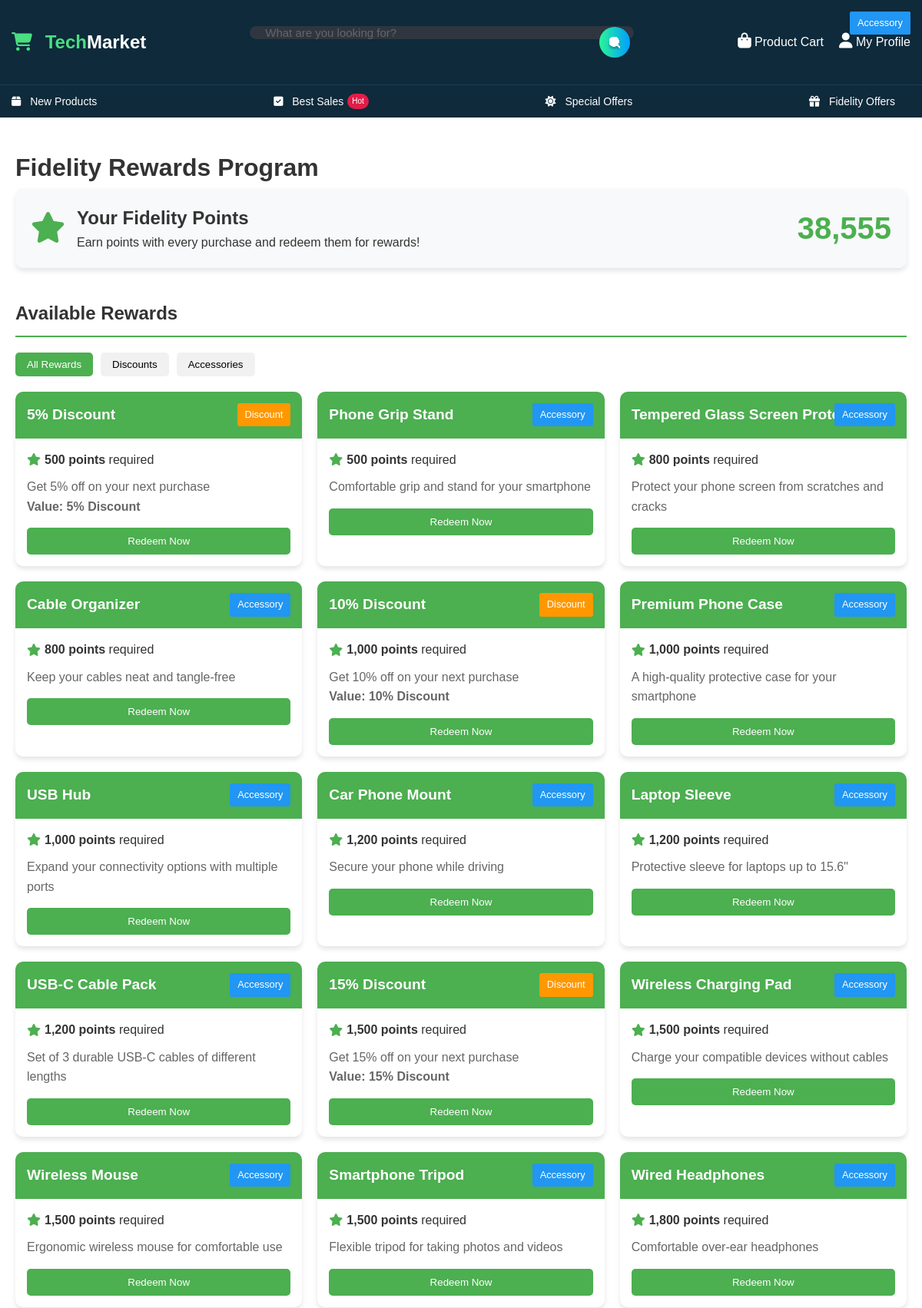
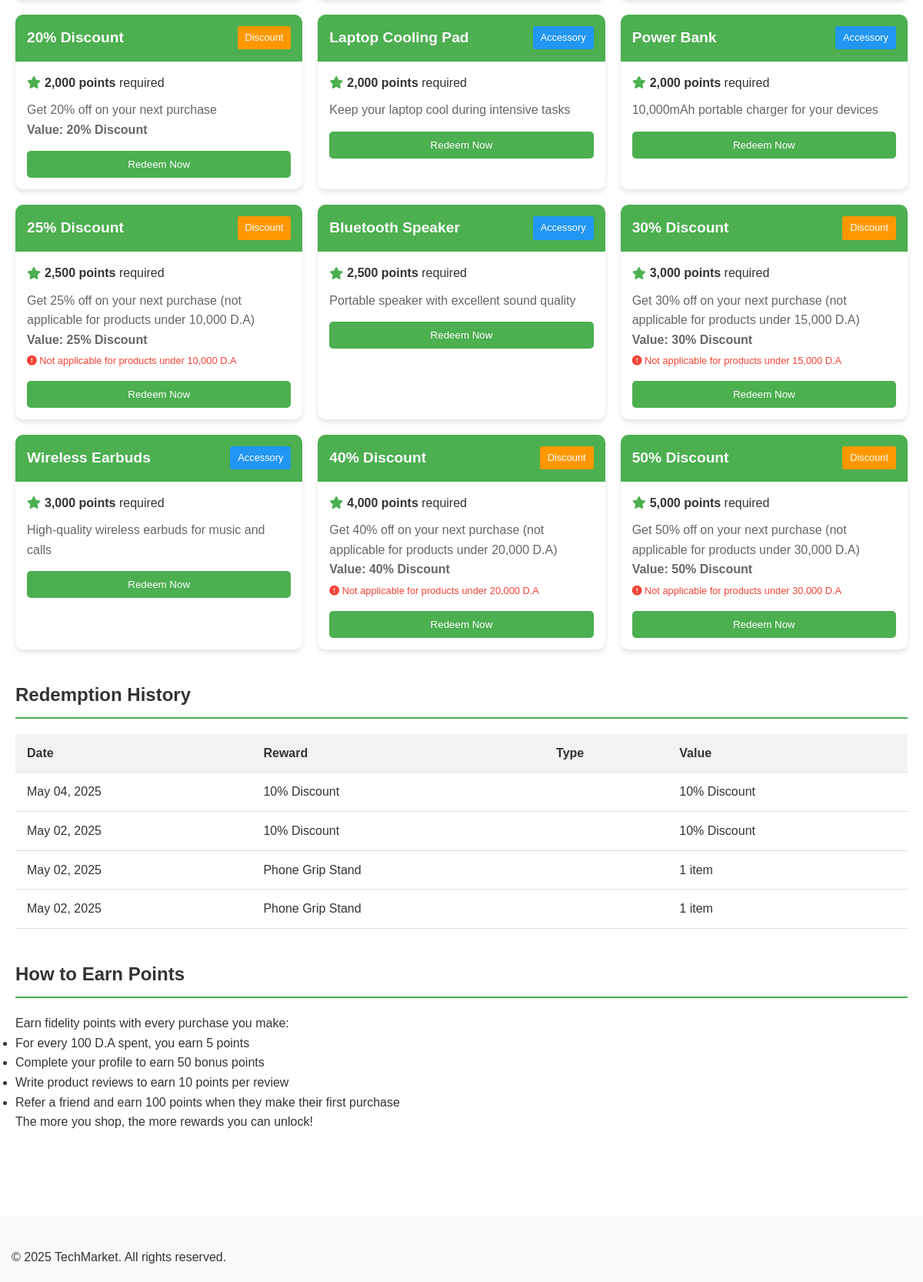
The page /fidelity_offers.php (signed in) on the database its author committed (2 pictures, top to bottom).
### tables this page shows
CREATE TABLE `customers` (
  `customer_id` int(10) NOT NULL,
  `customer_name` varchar(255) NOT NULL,
  `email` varchar(255) NOT NULL,
  `password` varchar(255) NOT NULL,
  `customer_country` text NOT NULL,
  `customer_city` text NOT NULL,
  `customer_address` text NOT NULL,
  `customer_contact` varchar(255) NOT NULL DEFAULT '',
  `customer_image` text NOT NULL,
  `customer_ip` varchar(255) NOT NULL,
  `customer_confirm_code` text NOT NULL,
  `customer_points` int(10) DEFAULT NULL,
  `fidelity_discount` int(11) NOT NULL DEFAULT 0,
  `customer_postal_code` varchar(20) DEFAULT '',
  `customer_phone` varchar(20) DEFAULT ''
);

CREATE TABLE `fidelity_gifts` (
  `id` int(11) NOT NULL,
  `name` varchar(255) NOT NULL,
  `description` text DEFAULT NULL,
  `type` enum('discount','accessory') NOT NULL,
  `value` int(11) NOT NULL,
  `required_points` int(11) NOT NULL,
  `created_at` timestamp NOT NULL DEFAULT current_timestamp(),
  `updated_at` timestamp NOT NULL DEFAULT current_timestamp() ON UPDATE current_timestamp(),
  `min_product_price` int(11) DEFAULT 0
);

CREATE TABLE `fidelity_redemptions` (
  `id` int(11) NOT NULL,
  `customer_id` int(10) NOT NULL,
  `gift_id` int(11) NOT NULL,
  `redeemed_at` timestamp NOT NULL DEFAULT current_timestamp()
);

### fidelity_offers.php (the view, shortened to what this page needs)
<?php
$conn = mysqli_connect("localhost:3307", "root", "", "ecom_store");
$customer_id = $_SESSION['customer_id'];
$points_query = "SELECT customer_points FROM customers WHERE customer_id = ?";
$stmt = $conn->prepare($points_query);
$stmt->bind_param("i", $customer_id);
$stmt->execute();
$result = $stmt->get_result();
$customer_points = $result->fetch_assoc()['customer_points'] ?? 0;
$gifts_query = "SELECT * FROM fidelity_gifts ORDER BY required_points ASC";
$gifts_result = mysqli_query($conn, $gifts_query);
$gifts = [];
while ($row = mysqli_fetch_assoc($gifts_result)) {
    $gifts[] = $row;
}
$history_query = "SELECT fr.*, fg.name, fg.type, fg.value
                 FROM fidelity_redemptions fr
                 JOIN fidelity_gifts fg ON fr.gift_id = fg.id
                 WHERE fr.customer_id = ?
                 ORDER BY fr.redeemed_at DESC
                 LIMIT 10";
$stmt = $conn->prepare($history_query);
$stmt->bind_param("i", $customer_id);
$stmt->execute();
$history_result = $stmt->get_result();
$redemption_history = [];
while ($row = mysqli_fetch_assoc($history_result)) {
    $redemption_history[] = $row;
}
?>
<!DOCTYPE html>
<html lang="en">
<head>
    <link rel="stylesheet" href="style/styles.css">
    <link rel="stylesheet" href="https://cdnjs.cloudflare.com/ajax/libs/font-awesome/6.4.0/css/all.min.css">
</head>
<body>
    <header class="header">
        <div class="container">
            <div class="header-content">
                <div class="logo">
                    <a href="index.php">
                        <i class="fas fa-shopping-cart"></i>
                        <span><span class="text-green">Tech</span>Market</span>
                    </a>
                </div>
                <div class="searchBox">
                    <form action="search.php" method="post">
                        <input type="text" class="searchInput" placeholder="What are you looking for?" name="search">
                        <button type="submit" class="searchButton" name="submit">
                        </button>
                    </form>
                </div>
                <div class="header-icons">
                    <a href="cart.php"><i class="fas fa-shopping-bag"></i> Product Cart</a>
                    <a href="<?php echo isset($_SESSION['customer_id']) ? 'user-profile.php' : 'auth.php'; ?>">
                        <i class="fas fa-user"></i>
                        <?php echo isset($_SESSION['customer_id']) ? 'My Profile' : 'User Account'; ?>
                    </a>
                </div>
            </div>
        </div>
    </header>
    <nav class="category-nav">
        <div class="container">
            <div class="nav-items">
                <div class="nav-item">
                    <a href="newproducts.php"><i class="fas fa-box"></i> New Products</a>
                </div>
                <div class="nav-item">
                    <a href="bestsales.php"><i class="fas fa-check-square"></i> Best Sales</a>
                    <span class="badge hot">Hot</span>
                </div>
                <div class="nav-item">
                    <a href="specialoffers.php"><i class="fas fa-sun"></i> Special Offers</a>
                </div>
                <div class="nav-item">
                    <a href="fidelity_offers.php"><i class="fas fa-gift"></i> Fidelity Offers</a>
                </div>
            </div>
        </div>
    </nav>
    <main class="main-content">
        <div class="fidelity-container">
            <h1>Fidelity Rewards Program</h1>
            <div class="points-card">
                <div class="points-info">
                    <div class="points-icon">
                        <i class="fas fa-star"></i>
                    </div>
                    <div class="points-text">
                        <h2>Your Fidelity Points</h2>
                        <p>Earn points with every purchase and redeem them for rewards!</p>
                    </div>
                </div>
                <div class="points-value"><?php echo number_format($customer_points); ?></div>
            </div>
            <h2 class="section-title">Available Rewards</h2>
            <div class="gift-filters">
                <button class="filter-btn active" data-filter="all">All Rewards</button>
                <button class="filter-btn" data-filter="discount">Discounts</button>
                <button class="filter-btn" data-filter="accessory">Accessories</button>
            </div>
            <div class="gifts-grid">
                <?php foreach ($gifts as $gift): ?>
                    <div class="gift-card" data-type="<?php echo $gift['type']; ?>">
                        <div class="gift-header">
                            <h3><?php echo htmlspecialchars($gift['name']); ?></h3>
                            <span class="<?php echo $gift['type'] == 'discount' ? 'discount-type' : 'accessory-type'; ?>">
                                <?php echo ucfirst($gift['type']); ?>
                            </span>
                        </div>
                        <div class="gift-body">
                            <div class="gift-points">
                                <i class="fas fa-star"></i>
                                <span><strong><?php echo number_format($gift['required_points']); ?> points</strong> required</span>
                            </div>
                            <div class="gift-description">
                                <?php echo htmlspecialchars($gift['description']); ?>
                                <?php if ($gift['type'] == 'discount'): ?>
                                    <br><strong>Value: <?php echo $gift['type'] == 'discount' && strpos($gift['name'], '%') !== false ? $gift['name'] : number_format($gift['value']) . ' D.A'; ?></strong>
                                    <?php if (!empty($gift['min_product_price'])): ?>
                                        <div class="min-price-warning">
                                            <i class="fas fa-exclamation-circle"></i>
                                            Not applicable for products under <?php echo number_format($gift['min_product_price']); ?> D.A
                                        </div>
                                    <?php endif; ?>
                                <?php endif; ?>
                            </div>
                            <div class="gift-action">
                                <form method="post">
                                    <button type="submit" name="redeem_gift" class="redeem-btn" <?php echo $customer_points < $gift['required_points'] ? 'disabled' : ''; ?>>
                                        <?php echo $customer_points < $gift['required_points'] ? 'Not Enough Points' : 'Redeem Now'; ?>
                                    </button>
                                </form>
                            </div>
                        </div>
                    </div>
                <?php endforeach; ?>
            </div>
            <h2 class="section-title">Redemption History</h2>
            <?php if (empty($redemption_history)): ?>
                <p>You haven't redeemed any rewards yet.</p>
            <?php else: ?>
                <table class="history-table">
                    <thead>
                        <tr>
                            <th>Date</th>
                            <th>Reward</th>
                            <th>Type</th>
                            <th>Value</th>
                        </tr>
                    </thead>
                    <tbody>
                        <?php foreach ($redemption_history as $history): ?>
                            <tr>
                                <td><?php echo date('M d, Y', strtotime($history['redeemed_at'])); ?></td>
                                <td><?php echo htmlspecialchars($history['name']); ?></td>
                                <td>
                                    <span class="<?php echo $history['type'] == 'discount' ? 'discount-type' : 'accessory-type'; ?>">
                                        <?php echo ucfirst($history['type']); ?>
                                    </span>
                                </td>
                                <td>
                                    <?php if ($history['type'] == 'discount'): ?>
                                        <?php echo strpos($history['name'], '%') !== false ? $history['name'] : number_format($history['value']) . ' D.A'; ?>
                                    <?php else: ?>
                                        1 item
                                    <?php endif; ?>
                                </td>
                            </tr>
                        <?php endforeach; ?>
                    </tbody>
                </table>
            <?php endif; ?>
            <h2 class="section-title">How to Earn Points</h2>
            <div style="margin-bottom: 30px;">
                <p>Earn fidelity points with every purchase you make:</p>
                <ul>
                    <li>For every 100 D.A spent, you earn 5 points</li>
                    <li>Complete your profile to earn 50 bonus points</li>
                    <li>Write product reviews to earn 10 points per review</li>
                    <li>Refer a friend and earn 100 points when they make their first purchase</li>
                </ul>
                <p>The more you shop, the more rewards you can unlock!</p>
            </div>
        </div>
    </main>
    <footer class="footer">
        <div class="container">
            <p>&copy; 2025 TechMarket. All rights reserved.</p>
        </div>
    </footer>
</body>
</html>

### style/styles.css (style rules this page uses)
* { margin: 0; padding: 0; box-sizing: border-box; }
body { font-family: Arial, sans-serif; background-color: #fff; color: #333; line-height: 1.6; }
.container { width: 100%; max-width: 1200px; margin: 0 auto; padding: 0 15px; }
a { text-decoration: none; color: inherit; }
.header { background-color: #0e2a3b; color: white; padding: 15px 0; }
.header-content { display: flex; justify-content: space-between; align-items: center; gap: 20px; padding: 15px 0; }
.logo { display: flex; align-items: center; font-size: 24px; font-weight: bold; min-width: max-content; }
.logo i { margin-right: 10px; color: #4ade80; }
.text-green { color: #4ade80; }
.searchBox { width: 100%; max-width: 500px; height: 50px; position: relative; margin: 0 20px; }
.searchInput { width: 100%; height: 100%; border: none; border-radius: 50px; background: #2f3640; padding: 0 60px 0 20px; font-size: 15px; color: white; transition: all 0.3s ease; }
.searchInput::placeholder { color: #666; }
.searchButton { position: absolute; right: 5px; top: 5px; width: 40px; height: 40px; border: none; border-radius: 50%; background: linear-gradient(90deg, #2AF598 0%, #009EFD 100%); cursor: pointer; display: flex; align-items: center; justify-content: center; transition: all 0.3s ease; }
.searchButton svg { width: 20px; height: 20px; fill: white; }
.header-icons { display: flex; gap: 20px; align-items: center; min-width: max-content; }
.header-icons a { color: white; transition: color 0.3s ease; }
.header-icons i { font-size: 20px; }
.category-nav { background-color: #0e2a3b; border-top: 1px solid #1c3e52; position: sticky; top: 0; z-index: 100; }
.nav-items { display: flex; align-items: center; justify-content: space-between; padding: 10px 0; overflow-x: auto; white-space: nowrap; scrollbar-width: none; }
.nav-item { display: flex; align-items: center; color: white; margin-right: 20px; font-size: 14px; cursor: pointer; transition: color 0.3s ease; }
.nav-item i { margin-right: 8px; }
.badge { background-color: #e11d48; color: white; font-size: 10px; padding: 2px 6px; border-radius: 10px; margin-left: 5px; }
.main-content { padding: 20px 0; }
.footer { background-color: #f8f9fa; padding: 40px 0 20px; margin-top: 40px; }
form { width: 100%; }
.searchInput { position: static; right: auto; width: 100%; height: 100%; }

### rows shown on the page
customers: customer_points "38,555"
fidelity_gifts: name "5% Discount", type "Discount", required_points "500", description "Get 5% off on your next purchase", shows "Redeem Now"
fidelity_gifts: name "Phone Grip Stand", type "Accessory", required_points "500", description "Comfortable grip and stand for your smartphone", shows "Redeem Now"
fidelity_gifts: name "Tempered Glass Screen Protector", type "Accessory", required_points "800", description "Protect your phone screen from scratches and cracks", shows "Redeem Now"
fidelity_gifts: name "Cable Organizer", type "Accessory", required_points "800", description "Keep your cables neat and tangle-free", shows "Redeem Now"
fidelity_gifts: name "10% Discount", type "Discount", required_points "1,000", description "Get 10% off on your next purchase", shows "Redeem Now"
fidelity_gifts: name "Premium Phone Case", type "Accessory", required_points "1,000", description "A high-quality protective case for your smartphone", shows "Redeem Now"
fidelity_gifts: name "USB Hub", type "Accessory", required_points "1,000", description "Expand your connectivity options with multiple ports", shows "Redeem Now"
fidelity_gifts: name "Car Phone Mount", type "Accessory", required_points "1,200", description "Secure your phone while driving", shows "Redeem Now"
fidelity_gifts: name "Laptop Sleeve", type "Accessory", required_points "1,200", description "Protective sleeve for laptops up to 15.6\"", shows "Redeem Now"
fidelity_gifts: name "USB-C Cable Pack", type "Accessory", required_points "1,200", description "Set of 3 durable USB-C cables of different lengths", shows "Redeem Now"
fidelity_gifts: name "15% Discount", type "Discount", required_points "1,500", description "Get 15% off on your next purchase", shows "Redeem Now"
fidelity_gifts: name "Wireless Charging Pad", type "Accessory", required_points "1,500", description "Charge your compatible devices without cables", shows "Redeem Now"
fidelity_gifts: name "Wireless Mouse", type "Accessory", required_points "1,500", description "Ergonomic wireless mouse for comfortable use", shows "Redeem Now"
fidelity_gifts: name "Smartphone Tripod", type "Accessory", required_points "1,500", description "Flexible tripod for taking photos and videos", shows "Redeem Now"
fidelity_gifts: name "Wired Headphones", type "Accessory", required_points "1,800", description "Comfortable over-ear headphones", shows "Redeem Now"
fidelity_gifts: name "20% Discount", type "Discount", required_points "2,000", description "Get 20% off on your next purchase", shows "Redeem Now"
fidelity_gifts: name "Laptop Cooling Pad", type "Accessory", required_points "2,000", description "Keep your laptop cool during intensive tasks", shows "Redeem Now"
fidelity_gifts: name "Power Bank", type "Accessory", required_points "2,000", description "10,000mAh portable charger for your devices", shows "Redeem Now"
fidelity_gifts: name "25% Discount", type "Discount", required_points "2,500", description "Get 25% off on your next purchase (not applicable for products under 10,000 D.A)", min_product_price "10,000", shows "Redeem Now"
fidelity_gifts: name "Bluetooth Speaker", type "Accessory", required_points "2,500", description "Portable speaker with excellent sound quality", shows "Redeem Now"
fidelity_gifts: name "30% Discount", type "Discount", required_points "3,000", description "Get 30% off on your next purchase (not applicable for products under 15,000 D.A)", min_product_price "15,000", shows "Redeem Now"
fidelity_gifts: name "Wireless Earbuds", type "Accessory", required_points "3,000", description "High-quality wireless earbuds for music and calls", shows "Redeem Now"
fidelity_gifts: name "40% Discount", type "Discount", required_points "4,000", description "Get 40% off on your next purchase (not applicable for products under 20,000 D.A)", min_product_price "20,000", shows "Redeem Now"
fidelity_gifts: name "50% Discount", type "Discount", required_points "5,000", description "Get 50% off on your next purchase (not applicable for products under 30,000 D.A)", min_product_price "30,000", shows "Redeem Now"
fidelity_redemptions: redeemed_at "May 04, 2025", gift.name "10% Discount"
fidelity_redemptions: redeemed_at "May 02, 2025", gift.name "10% Discount"
fidelity_redemptions: redeemed_at "May 02, 2025", gift.name "Phone Grip Stand", shows "1 item"
fidelity_redemptions: redeemed_at "May 02, 2025", gift.name "Phone Grip Stand", gift.type "Accessory", shows "1 item"
